Frame 1 (no input): blank canvas, image omitted
Frame 60 (no input): blank canvas, image omitted
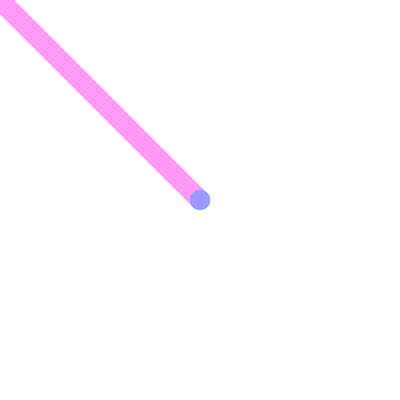
Frame 120 (the mouse pressed at the canvas centre since frame 60)

The p5.js sketch whose frames 1 and 60 were blank and that drew this single picture after the mouse press (run headless with seeded random() and noise() and a simulated clock; from frame 60 on, the mouse is pressed at the canvas centre):

// p5.js sketch
// ── sketch.js
function setup() {
  createCanvas(400, 400);
  
}

function draw() {
  colorMode(HSB);
  // background(frameCount % 360, 100, 100);
  if(mouseIsPressed){
   noStroke();
    stroke((5*frameCount) % 360, 40, 100);
    fill((5*frameCount) % 360, 100, 100);

    // ellipse(mouseX, mouseY, 30,30);
    strokeWeight(20);
    line(mouseX, mouseY, pmouseX, pmouseY);
  }
  
  colorMode(RGB);
}

// ── sketch[1].js
function setup() {
  createCanvas(400, 400);
  
}

function draw() {
  colorMode(HSB);
  // background(frameCount % 360, 100, 100);
  if(mouseIsPressed){
   noStroke();
    stroke((5*frameCount) % 360, 40, 100);
    fill((5*frameCount) % 360, 100, 100);

    // ellipse(mouseX, mouseY, 30,30);
    strokeWeight(20);
    line(mouseX, mouseY, pmouseX, pmouseY);
  }
  
  colorMode(RGB);
}
